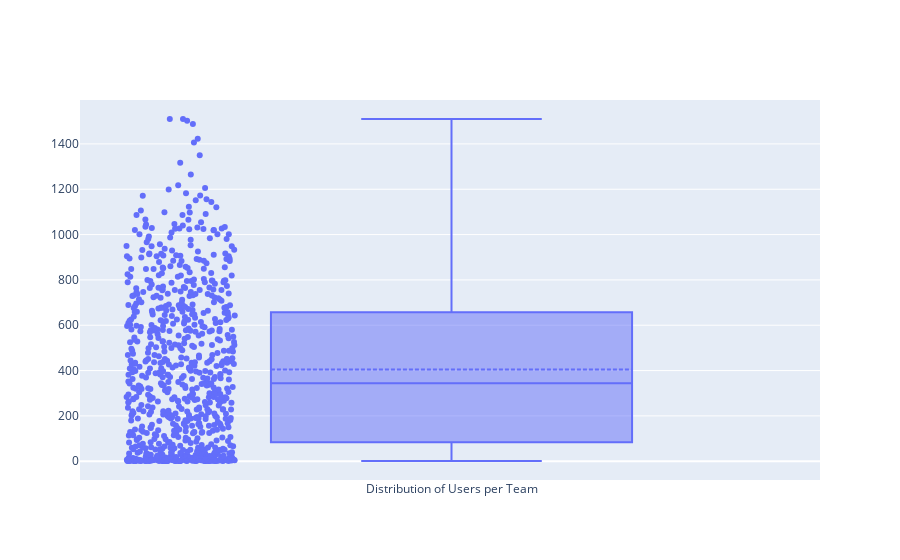

Notebook cell for this chart:
### Code cell
# Distribution of Users per Team
fig = go.Figure()
fig.add_trace(go.Box(y=teamactivity.users, boxmean=True, boxpoints='all', name="Distribution of Users per Team"))
fig.show()

### Figure 1 — Plotly figure (JSON) as saved in the notebook; plotly's stock layout.template omitted (floating-point values rounded to 4 significant figures; data arrays with more than 128 entries replaced by an {"elided": "..."} marker saying what was removed)
{"data": [{"boxmean": true, "boxpoints": "all", "name": "Distribution of Users per Team", "type": "box", "y": {"elided": "777 int values"}}], "layout": {"autosize": true, "xaxis": {"autorange": true, "range": [-0.5058, 0.5], "type": "category"}, "yaxis": {"autorange": true, "range": [-82.83, 1594.0], "type": "linear"}}}
